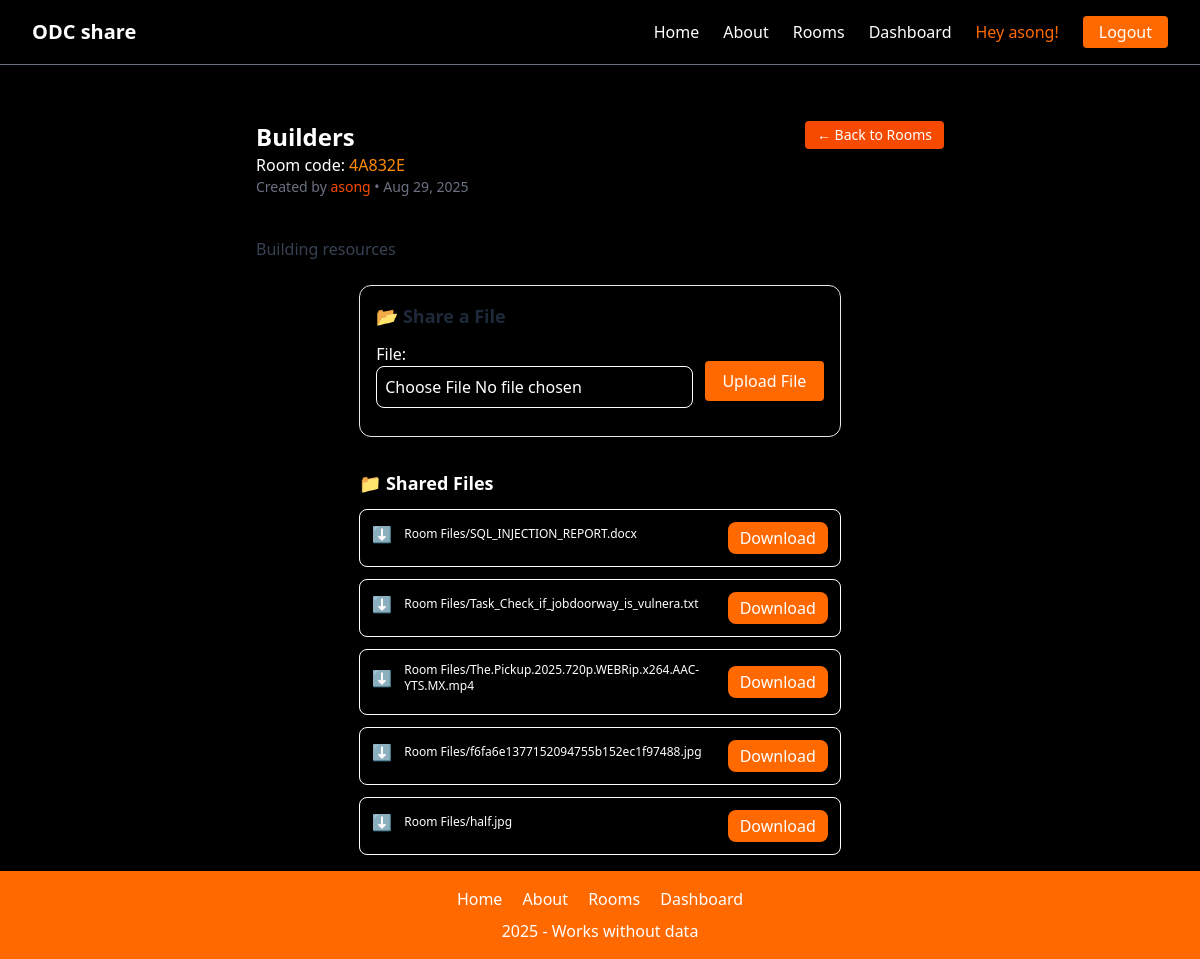
The page /room/id/4/ (signed in) on the database its author committed.
### home/models.py (models this page shows, shortened)
class Room(models.Model):
    room_name = models.CharField(max_length=100, null=True)
    description = models.TextField(max_length=200, null=True)
    code = models.CharField(max_length=6, unique=True, editable=False, null=True, blank=True)
    created_by = models.ForeignKey(User, on_delete=models.CASCADE, related_name="rooms", null=True)
    created_at = models.DateTimeField(auto_now_add=True)
    members = models.ManyToManyField(User, related_name="joined_rooms", blank=True)

class SharedFile(models.Model):
    room = models.ForeignKey(Room, related_name="files", on_delete=models.CASCADE)
    file = models.FileField(upload_to="Room Files/")
    uploaded_at = models.DateTimeField(auto_now_add=True)
    uploaded_by = models.ForeignKey(User, on_delete=models.CASCADE)

### home/views.py (the view)
# urls.py: path("room/id/<int:room_id>/", views.room_details, name="room_detail_by_id"),
@login_required
def room_details(request, room_id):  # must accept room_id
    room = get_object_or_404(Room, id=room_id)
    files = room.files.all()
    if request.user == room.created_by:
        if request.method == "POST":
            form = SharedFileForm(request.POST, request.FILES)
            if form.is_valid():
                shared_file = form.save(commit=False)
                shared_file.room = room
                shared_file.uploaded_by = request.user
                shared_file.save()
                return redirect("room_detail_by_id", room_id=room.id)
        else:
            form = SharedFileForm()
    else:
        form = None
    return render(request, "room_detail.html", {
        "room": room,
        "files": files,
        "form": form
    })

### home/forms.py
class SharedFileForm(forms.ModelForm):
    class Meta:
        model = SharedFile
        fields = ['file']
        widgets = {
            'file': forms.ClearableFileInput(attrs={'class': 'border rounded-lg p-2 w-full mb-3 sm:mb-3 md:mb-3 '})
        }

### home/templates/room_detail.html (shortened to what this page needs)
{% extends "base.html" %}
{% block content %}
<div class="w-[96%] sm:w-[60%] mx-auto mt-10 p-4 rounded-2xl shadow-lg">
    <div class="flex flex-col sm:flex-row sm:items-center sm:justify-between pb-4 mb-6">
        <div class="mb-4 sm:mb-0">
            <h1 class="text-2xl font-bold text-white">{{ room.room_name }}</h1>
            <p>Room code: <span class="text-orange-400">{{room.code}}</span></p>
            <p class="text-sm text-gray-500">
                Created by <span class="font-medium text-orange-600">{{ room.created_by }}</span>
                • {{ room.created_at|date:"M d, Y" }}
            </p>
        </div>
        <a href="{% url 'list_rooms'%}"
            class="px-3 py-1 text-xs sm:text-sm bg-orange-600 text-white rounded hover:bg-orange-500 transition sm:self-start">
            ← Back to Rooms
        </a>
    </div>
    <div class="mb-6">
        <p class="text-gray-700">{{ room.description|default:"No description available." }}</p>
    </div>
    {% if user == room.created_by %}
    <div class="mb-8 p-4 rounded-xl border border-gray-200 w-[96%] sm:w-[70%] mx-auto">
        <h2 class="text-lg font-semibold text-gray-800 mb-3">📂 Share a File</h2>
        <form method="post" enctype="multipart/form-data" class="items-center space-x-3 block sm:flex md:flex ">
            {{ form.as_p }}
            <button type="submit" class="w-full sm:w-[30%] bg-orange-500 text-white px-2 py-2 rounded hover:bg-orange-600">
                Upload File
            </button>
        </form>
    </div>
    {% endif %}
    <div class="w-[96%] sm:w-[70%] mx-auto">
        <h2 class="text-lg font-semibold text-white mb-3">📁 Shared Files</h2>
        {% if files %}
        <ul class="space-y-3">
            {% for file in files %}
            <li class="block sm:flex md:flex items-center justify-between p-3 border rounded-lg">
                <div class="flex items-center space-x-3 mb-2 sm:mb-2 md:mb-2">
                    <span class="text-orange-600">⬇️</span>
                    <span class="text-white font-medium text-xs">{{file.file}}</span>
                </div>
                <a href="{{ file.file.url }}" download
                    class="px-3 py-1 bg-orange-500 text-white rounded-lg hover:bg-orange-600">
                    Download
                </a>
            </li>
            {% endfor %}
        </ul>
        {% else %}
        <p class="text-gray-500 italic">No files shared yet.</p>
        {% endif %}
    </div>
</div>
{% endblock %}

### templates/base.html (shortened to what this page needs)
<!DOCTYPE html>
<html lang="en" class="bg-black text-white">
<head>
    {% load static %}
    <link href="{% static 'dist/styles.css' %}" rel="stylesheet">
</head>
<body class="flex flex-col min-h-screen w-full">
    <nav class="bg-black border-b border-gray-500 sticky top-0 z-50">
        <div class="mx-auto px-4 sm:px-6 lg:px-8">
            <div class="flex justify-between items-center h-16">
                <a href="/" class="text-white text-xl font-extrabold">ODC share</a>
                <div class="hidden md:flex items-center space-x-6">
                    <a href="/" class="text-white hover:text-orange-500">Home</a>
                    <a href="{% url 'about' %}" class="text-white hover:text-orange-500">About</a>
                    {% if user.is_authenticated %}
                    <a href="{% url 'list_rooms' %}" class="block text-white hover:text-orange-500">Rooms</a>
                    <a href="{% url 'dashboard' %}" class="block text-white hover:text-orange-500">Dashboard</a>
                    <a href="" class="block text-orange-500">Hey {{request.user.username}}!</a>
                    <a href="{% url 'logout' %}" class="bg-orange-500 px-4 py-1 rounded">Logout</a>
                    {% else %}
                    <a href="{% url 'login' %}" class="bg-orange-500 px-4 py-1 rounded">Login / Signup</a>
                    {% endif %}
                </div>
            </div>
        </div>
    </nav>
    <main class="flex-grow">
        {% block content %}{% endblock %}
    </main>
    <footer class="bg-orange-500 p-4 text-center">
        <div class="space-x-4">
            <a href="/" class="hover:underline">Home</a>
            <a href="{% url 'about' %}">About</a>
            {% if user.is_authenticated %}
            <a href="{% url 'list_rooms' %}" class="text-white hover:text-black">Rooms</a>
            <a href="{% url 'dashboard' %}" class=" text-white hover:text-black">Dashboard</a>
            {% else %}
            <a href="{% url 'login' %}" class="bg-orange-500 px-4 py-1 rounded">Login / Signup</a>
            {% endif %}
        </div>
        <p class="mt-2">2025 - Works without data</p>
    </footer>
</body>
</html>

### rows shown on the page
Room: room_name "Builders", code "4A832E", created_by "asong", created_at "Aug 29, 2025", description "Building resources"
SharedFile: file "Room Files/SQL_INJECTION_REPORT.docx"
SharedFile: file "Room Files/Task_Check_if_jobdoorway_is_vulnera.txt"
SharedFile: file "Room Files/The.Pickup.2025.720p.WEBRip.x264.AAC-YTS.MX.mp4"
SharedFile: file "Room Files/f6fa6e1377152094755b152ec1f97488.jpg"
SharedFile: file "Room Files/half.jpg"

### other values the page prints
{{ request.user.username }} "asong"
